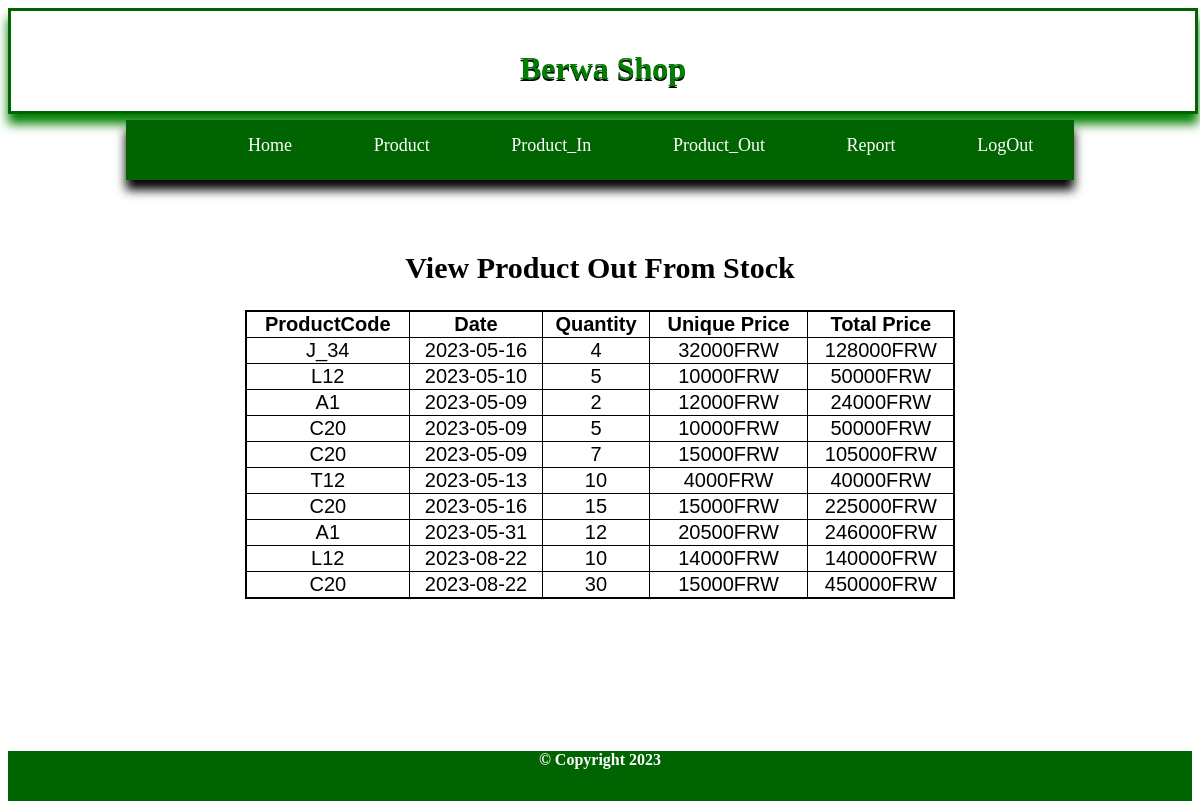
/View_out.php (signed in), run on the app's committed database.
### tables this page shows
CREATE TABLE `productout` (
  `ProductCode` varchar(20) NOT NULL,
  `Date` date NOT NULL,
  `Quantity` int(11) NOT NULL,
  `UniquePrice` int(11) NOT NULL,
  `TotalPrice` int(11) NOT NULL
);

### View_out.php (the view, shortened to what this page needs)
<!DOCTYPE html>
<html>
<head>
	<link rel="stylesheet" type="text/css" href="style.css">
</head>
<body>
	<div class="header"><br>
		<h1 style="text-align: center; text-shadow:  0px 2px black; ">Berwa Shop</h1>
	</div>
	<div class="nav_bar">
		<ul>
			<li><a href="index.php">Home</a> </li>
			<li><a href="">Product</a>
				</li>
			<li><a href="">Product_In</a>
				</li>
			<li><a href="">Product_Out</a>
				</li>
			<li><a href="Report.php">Report</a></li>
			<li><a href="logout.php">LogOut</a></li>
		</ul>
	</div>
	<div class="content">
		<center><br><br>
			<center><h2>View Product Out From Stock</h2></center>
		<table border="1">
			<tr>
				<th>ProductCode</th><th>Date</th><th>Quantity</th><th>Unique Price</th><th>Total Price</th>
			</tr>
			<?php
			$link=mysqli_connect("localhost","root","","berwashop");
			$sel="SELECT * FROM productout";
			$sql=mysqli_query($link,$sel);
			while ($row=mysqli_fetch_array($sql)) {
			?>
			<tr>
				<td><?php echo $row['ProductCode'];?></td>
				<td><?php echo $row['Date'];?></td>
				<td><?php echo $row['Quantity'];?></td>
				<td><?php echo $row['UniquePrice']."FRW";?></td>
				<td><?php echo $row['TotalPrice']."FRW";?></td>
			</tr>
		<?php
            }
		?>
	</table>
	</center>
	</div>
	<div class="footer">
		<h4>&copy Copyright 2023 </h4>
	</div>
</body>
</html>

### style.css (style rules this page uses)
* { text-decoration: none; }
.header { width: 100%; height: 100px; box-shadow: 0px 10px 10px 0px; color:green; border:solid 3px darkgreen; }
.nav_bar { width: 80%; height: 60px; background: darkgreen; box-shadow: 0px 10px 10px 0px; margin-left: 10%; margin-top: -10px; }
.nav_bar > ul { display: flex; }
.nav_bar > ul >li { list-style: none; margin-left: 9%; margin-top: 15px; }
.nav_bar > ul > li > a { color: white; text-decoration: none; font-size: 18px; }
.content { width: 100%; height: 550px; color: black; }
.footer { width: 100%; height: 50px; text-align: center; background: darkgreen; color: black; }
.content table { padding-top: 10px; }
.footer h4 { text-align: center; color: white; }

### View_out.php (style rules this page uses)
.content { font-size: 20px; padding-top: -20px; }
table { font-family: arial, sans-serif; border-collapse: collapse; width: 60%; text-align: center; border: solid black 2px; }

### data on the page
productout: ProductCode "J_34", Date "2023-05-16", Quantity "4", UniquePrice "32000", TotalPrice "128000"
productout: ProductCode "L12", Date "2023-05-10", Quantity "5", UniquePrice "10000", TotalPrice "50000"
productout: ProductCode "A1", Date "2023-05-09", Quantity "2", UniquePrice "12000", TotalPrice "24000"
productout: ProductCode "C20", Date "2023-05-09", Quantity "5", UniquePrice "10000", TotalPrice "50000"
productout: ProductCode "C20", Date "2023-05-09", Quantity "7", UniquePrice "15000", TotalPrice "105000"
productout: ProductCode "T12", Date "2023-05-13", Quantity "10", UniquePrice "4000", TotalPrice "40000"
productout: ProductCode "C20", Date "2023-05-16", Quantity "15", UniquePrice "15000", TotalPrice "225000"
productout: ProductCode "A1", Date "2023-05-31", Quantity "12", UniquePrice "20500", TotalPrice "246000"
productout: ProductCode "L12", Date "2023-08-22", Quantity "10", UniquePrice "14000", TotalPrice "140000"
productout: ProductCode "C20", Date "2023-08-22", Quantity "30", UniquePrice "15000", TotalPrice "450000"
